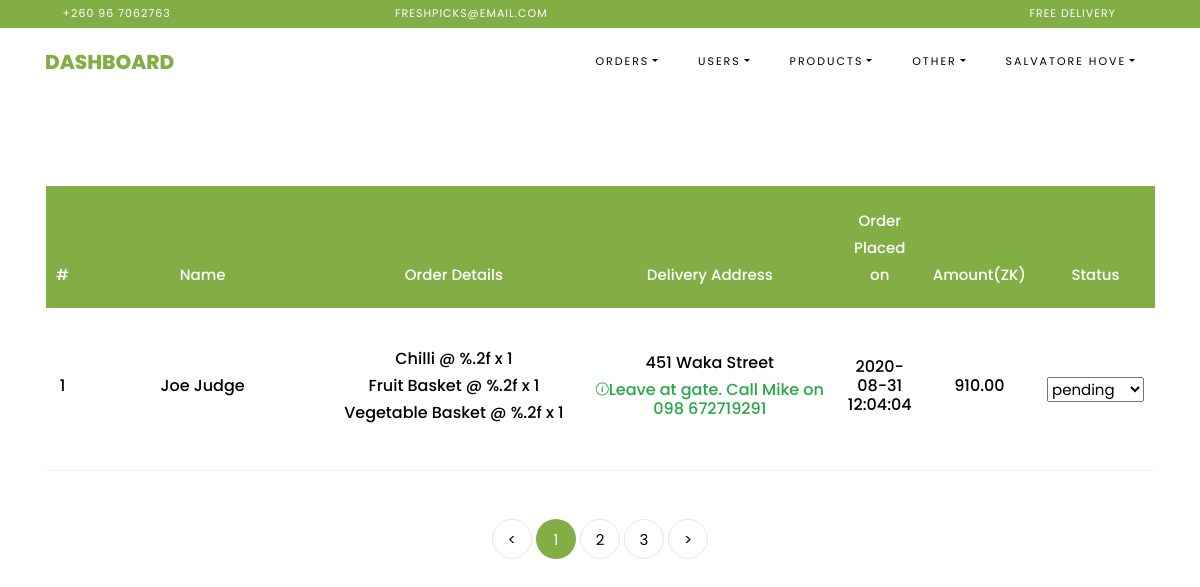
Page /admin/all_orders (signed in) on the committed database.
### freshpicks/databaseModels.py (models this page shows, shortened)
class Orders(db.Model):
    id = db.Column(db.Integer, primary_key=True, autoincrement=True, unique=True)
    customer_id = db.Column(db.Integer(), db.ForeignKey('customers.id'), nullable=False)
    order = db.Column(db.String(), nullable=False)
    total_price = db.Column(db.Float(), nullable=False)
    delivery_address = db.Column(db.String(), nullable=False)
    date_ordered = db.Column(db.TIMESTAMP(), default=datetime.datetime.now(), nullable=False)
    additional_instructions = db.Column(db.String(), nullable=True)
    status = db.Column(db.String(), nullable=False, default="pending")
    date_completed = db.Column(db.TIMESTAMP(), nullable=True)
    date_cancelled = db.Column(db.TIMESTAMP(), nullable=True)

class Customers(db.Model, UserMixin):
    id = db.Column(db.Integer, primary_key=True, autoincrement=True, unique=True)
    fullname = db.Column(db.String(), nullable=False)
    address = db.Column(db.String(), nullable=False)
    town = db.Column(db.String(), nullable=False)
    country = db.Column(db.String(), nullable=False)
    phone_number = db.Column(db.String(), nullable=False, unique=True)
    email_address = db.Column(db.String(), unique=True, nullable=True)
    gender = db.Column(db.String(), nullable=False)
    dob = db.Column(db.String(), nullable=False)
    password = db.Column(db.String(), nullable=True)
    terms_and_conditions = db.Column(db.Boolean(), nullable=False)
    date_registered = db.Column(db.TIMESTAMP(), default=datetime.datetime.now(), nullable=False)
    orders = db.relationship('Orders', backref='buyer', lazy=True)

### freshpicks/routes.py (the view)
@app.route('/admin/<path:view>')
def admin_view(view):
    if not g.admin:
        return redirect(url_for('admin'))
    page = request.args.get('page', 1, type=int)
    if "orders" in view:
        orders = "" # need this to handle the filter in the view
        order_type = "all_orders"
        if view == "pending_orders":
            orders = Orders.query.filter_by(status="pending").paginate(per_page=PER_PAGE_VIEW, page=page)
            order_type = "pending_orders"
        if view == "completed_orders":
            orders = Orders.query.filter_by(status="complete").paginate(per_page=PER_PAGE_VIEW, page=page)
            order_type = "completed_orders"
        elif view == "cancelled_orders":
            orders = Orders.query.filter_by(status="cancel").paginate(per_page=PER_PAGE_VIEW, page=page)
            order_type = "cancelled_orders"
        elif view == "all_orders":
            orders = Orders.query.paginate(per_page=PER_PAGE_VIEW, page=page)
        return render_template('admin/manage_orders.html', order_type=order_type, orders_list=orders)
    elif view == "customers":
        customer_list = Customers.query.order_by(Customers.fullname.asc()).paginate(per_page=PER_PAGE_VIEW, page=page)
        return render_template('admin/manage_customers.html', customer_list=customer_list)
    elif view == "admin_users":
        admin_list = AdminUsers.query.order_by(AdminUsers.username.asc()).paginate(per_page=PER_PAGE_VIEW, page=page)
        return render_template('admin/manage_users.html', admin_list=admin_list)
    elif view == "products":
        product_list = Products.query.order_by(Products.is_basket_item.desc(), Products.name.asc()).paginate(per_page=PER_PAGE_VIEW, page=page)
        return render_template('admin/manage_products.html', product_list=product_list)
    elif view == "customer_messages":
        messages_list = Messages.query.order_by(Messages.date_sent.asc()).paginate(per_page=PER_PAGE_VIEW, page=page)
        return render_template('admin/manage_comments.html', messages_list=messages_list)
    return render_template('admin/manage_products.html', product_list=[])

### freshpicks/routes.py (called while the page is built)
@app.before_request
def before_request():
    g.user = None
    g.admin = None
    if 'admin_username' in session:
        g.admin = session['admin_username']

### freshpicks/templates/admin/manage_orders.html (shortened to what this page needs)
{% extends 'admin/admin_template.html' %}
{% block navbar %}Dashboard{% endblock %}
{% block content %}
    <section class="ftco-section ftco-cart">
        <div class="container">
            <div class="row">
                <div class="col-md-12 ftco-animate">
                    <div class="cart-list">
                        <table class="table">
                            <thead class="thead-primary">
                            <tr class="text-center">
                                <th>#</th>
                                <th>Name</th>
                                <th>Order Details</th>
                                <th>Delivery Address</th>
                                <th>Order Placed on</th>
                                <th>Amount(ZK)</th>
                                <th>Status</th>
                            </tr>
                            </thead>
                            <tbody>
                            {% if orders_list %}
                                {% for order in orders_list.items %}
                                    <tr class="text-center">
                                        <form action="/mark_complete" method="post">
                                            <td class="total">
                                                <h6>{{ order.id }}</h6>
                                            </td>
                                            <td class="product-name">
                                                <h6>{{ order.buyer.fullname }}</h6>
                                            </td>
                                            <td class="product-name">
                                                {% set _order = order.order.splitlines() %}
                                                {% for i in _order %}
                                                    <h6>{{ i }}</h6>
                                                {% endfor %}
                                            </td>
                                            <td class="product-name">
                                                <h6>{{ order.delivery_address }}</h6>
                                                {% if order.additional_instructions %}
                                                    <h6 class="ion-ios-information-circle-outline text-success">{{ order.additional_instructions }}</h6>
                                                {% endif %}
                                            </td>
                                            <td class="categories">
                                                <h6>{{ order.date_ordered.strftime('%Y-%m-%d %H:%M:%S') }}</h6>
                                            </td>
                                            <td class="categories">
                                                <h6>{{ "%.2f"|format(order.total_price) }}</h6>
                                            </td>
                                            <td class="categories">
                                                <select class="dropdown-toggle" name="_order_status"
                                                        data-toggle="dropdown" aria-haspopup="true"
                                                        onchange="this.form.submit()">
                                                    <option selected disabled hidden
                                                            value="current">{{ order.status }}</option>
                                                </select>
                                            </td>
                                        </form>
                                    </tr>
                                {% endfor %}
                            {% endif %}
                            </tbody>
                        </table>
                        <div class="row mt-5">
                            <div class="col text-center">
                                <div class="block-27">
                                    <ul>
                                        <li><a href="#">&lt;</a></li>
                                        {% for page_num in orders_list.iter_pages(left_edge=1, right_edge=1, left_current=1, right_current=2) %}
                                            {% if page_num %}
                                                {% if orders_list.page == page_num %}
                                                    <li class="active"
                                                        href="{{ url_for('admin_view', view=order_type, page=page_num) }}">
                                                        <span>{{ page_num }}</span></li>
                                                {% else %}
                                                    <li>
                                                        <a href="{{ url_for('admin_view', view=order_type, page=page_num) }}">{{ page_num }}</a>
                                                    </li>
                                                {% endif %}
                                            {% else %}
                                                <li>
                                                    <a href="{{ url_for('admin_view', view=order_type,  page=right_edge) }}">...</a>
                                                </li>
                                            {% endif %}
                                        {% endfor %}
                                        <li><a href="#">&gt;</a>
                                        </li>
                                    </ul>
                                </div>
                            </div>
                        </div>
                    </div>
                </div>
            </div>
        </div>
    </section>
{% endblock %}

### rows in the picture
Orders: id "1", buyer.fullname "Joe Judge", _order "Chilli @ %.2f x 1" "Fruit Basket @ %.2f x 1" "Vegetable Basket @ %.2f x 1", delivery_address "451 Waka Street", additional_instructions "Leave at gate. Call Mike on 098 672719291", date_ordered "2020-08-31 12:04:04", total_price "910.00", _order_status "pending"

### other values in the picture
{{ session['name'] }} "SALVATORE HOVE"
{{ page_num }} "1"
{{ page_num }} "2" "3"
